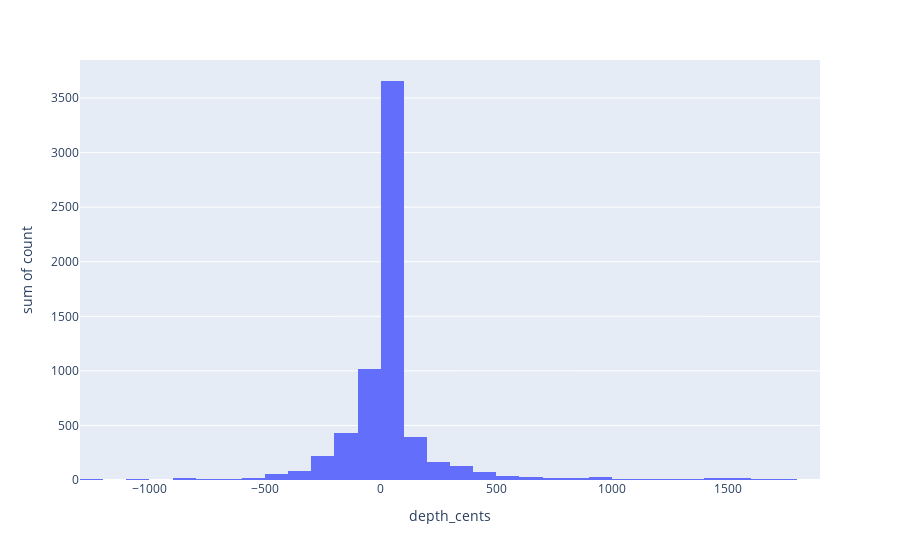

Notebook code cell kept with this figure:
### Code cell
px.histogram(depth_df, x="depth_cents", y="count")

### Figure 1 — Plotly figure (JSON) as saved in the notebook; plotly's stock layout.template omitted (floating-point values rounded to 4 significant figures; data arrays with more than 128 entries replaced by an {"elided": "..."} marker saying what was removed)
{"data": [{"alignmentgroup": "True", "bingroup": "x", "histfunc": "sum", "hovertemplate": "depth_cents=%{x}<br>sum of count=%{y}<extra></extra>", "legendgroup": "", "marker": {"color": "#636efa", "pattern": {"shape": ""}}, "name": "", "offsetgroup": "", "orientation": "v", "showlegend": false, "type": "histogram", "x": {"elided": "1025 int values"}, "xaxis": "x", "y": {"elided": "1025 int values"}, "yaxis": "y"}], "layout": {"barmode": "relative", "legend": {"tracegroupgap": 0}, "margin": {"t": 60}, "xaxis": {"anchor": "y", "domain": [0, 1], "title": {"text": "depth_cents"}}, "yaxis": {"anchor": "x", "domain": [0, 1], "title": {"text": "sum of count"}}}}
